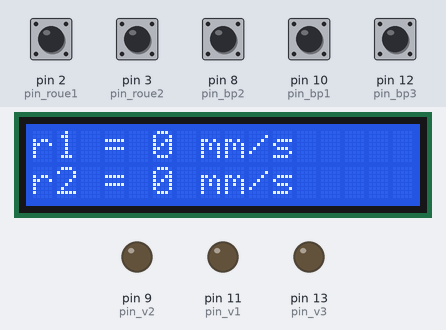
A sketch run on a simulated Arduino Uno, built with avr-gcc and run on an emulated ATmega328P. Shown: 16×2 character LCD, output pins drawn as LEDs (lit = HIGH). The test bench sets the inputs (shaded band); at power-on: pin 2 (pin_roue1), pin 3 (pin_roue2), pin 8 (pin_bp2), pin 10 (pin_bp1), pin 12 (pin_bp3) HIGH.

Above: at 1.2 s.
1.3 s: pin 8 (pin_bp2) pulled LOW for 0.15 s
At 1.39 s:
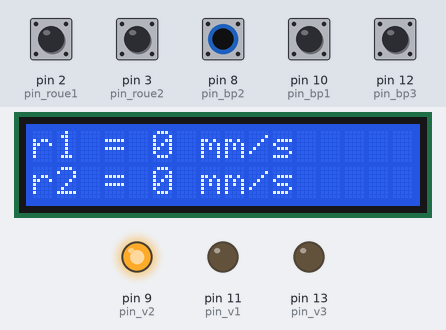
2.9 s: pin 10 (pin_bp1) pulled LOW for 0.15 s
At 2.99 s:
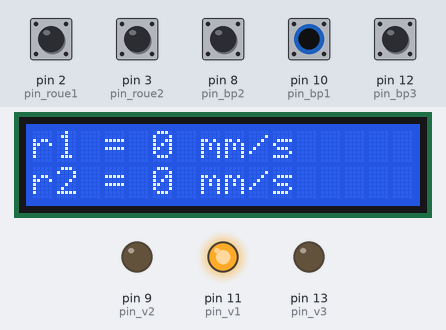
4.5 s: pin 12 (pin_bp3) pulled LOW for 0.15 s
At 4.6 s:
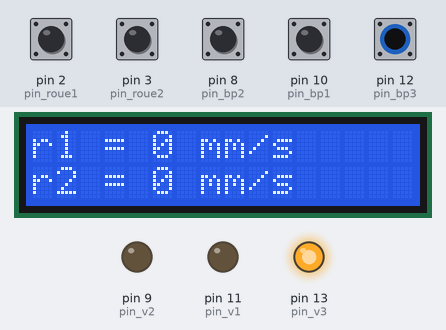
6.1 s: pin 2 (pin_roue1) pulled LOW for 0.15 s
At 7.1 s:
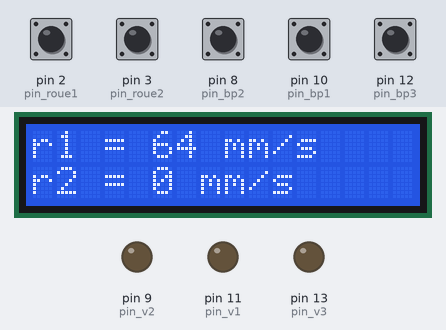
7.7 s: pin 3 (pin_roue2) pulled LOW for 0.15 s
At 9.0 s:
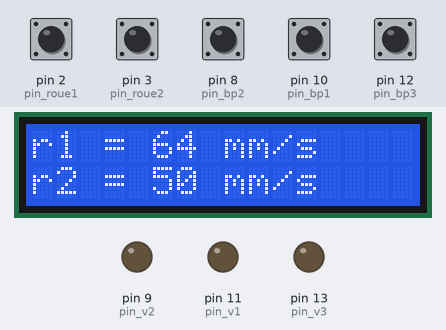
9.3 s: pin 2 (pin_roue1) pulled LOW for 1 s
At 11.5 s:
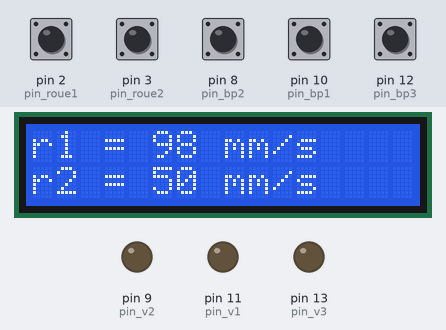
Timing chart, 0 to 12.8 s (numbered marks = the images above; inputs shaded):
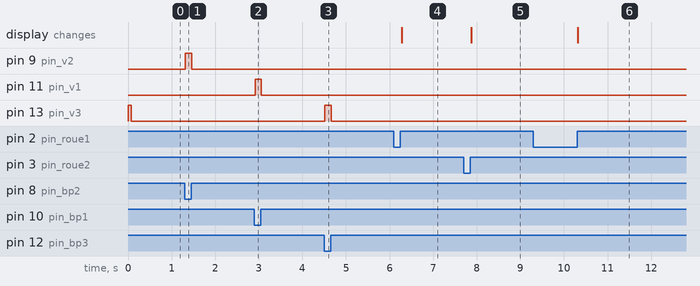

Measured:
- after the input at 1.3 s, pin 9 (pin_v2): LOW → HIGH at once, → LOW 0.15 s later
- after the input at 2.9 s, pin 11 (pin_v1): LOW → HIGH at once, → LOW 0.13 s later
- after the input at 4.5 s, pin 13 (pin_v3): LOW → HIGH at once, → LOW 0.15 s later
- after the input at 6.1 s, the display: changes after 0.18 s (image 4)
- after the input at 7.7 s, the display: changes after 0.17 s (image 5)
- after the input at 9.3 s, the display: changes after 1.0 s (image 6)

The sketch:

le_jeu_de_la_Roue_folle-v0.ino
```cpp
#include <LiquidCrystal_I2C.h>
LiquidCrystal_I2C lcd(0x27,16,2);

#define pin_roue1 2
#define pin_roue2 3

#define pin_bp1 10
#define pin_bp2 8
#define pin_bp3 12

#define pin_v1 11
#define pin_v2 9
#define pin_v3 13

bool roue1,roue2;

volatile unsigned long t1,t2,mt1,mt2 ;

void setup() {

  attachInterrupt(digitalPinToInterrupt(pin_roue1), top_roue1, RISING);
  attachInterrupt(digitalPinToInterrupt(pin_roue2), top_roue2, RISING);

  Serial.begin(9600);

  pinMode( pin_roue1 , INPUT_PULLUP);
  pinMode( pin_roue2 , INPUT_PULLUP);

  pinMode( pin_bp1 , INPUT_PULLUP);
  pinMode( pin_bp2 , INPUT_PULLUP);
  pinMode( pin_bp3 , INPUT_PULLUP);

  pinMode( pin_v1 , OUTPUT);
  pinMode( pin_v2 , OUTPUT);
  pinMode( pin_v3 , OUTPUT);

  digitalWrite(pin_v3,HIGH);

  lcd.init();
  lcd.backlight();
  lcd.setCursor(1,0);
  lcd.print("Bonjour");
}


void top_roue1(){
  t1 =  millis()-mt1;
  mt1 = millis();
}

void top_roue2(){
  t2 = millis() - mt2;
  mt2 = millis();
}


void loop() {


  if (!digitalRead(pin_bp1)) digitalWrite(pin_v1, HIGH); else digitalWrite(pin_v1, LOW);
  if (!digitalRead(pin_bp2)) digitalWrite(pin_v2, HIGH); else digitalWrite(pin_v2, LOW);
  if (!digitalRead(pin_bp3)) digitalWrite(pin_v3, HIGH); else digitalWrite(pin_v3, LOW);


  lcd.setCursor(0,0);

  lcd.print("r1 = ");
  lcd.print( int( 1000.0/t1*400 ) ); // un tour de roue = 400 mm
  lcd.print(" mm/s");

  lcd.setCursor(0,1);
  lcd.print("r2 = ");
  lcd.print( int( 1000.0/t2*400 ) );
  lcd.print(" mm/s");

}
```
